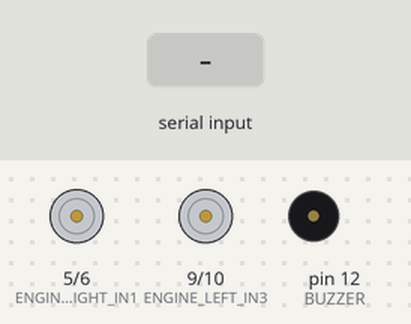
A sketch run on a simulated Arduino Uno, built with avr-gcc and run on an emulated ATmega328P. Parts: motor-driver pin pairs drawn as motors (green arrow = first pin HIGH = forward, orange = second pin HIGH = backward, longer = more drive), buzzer (waves = sounding, pin HIGH). The test bench sets the inputs (shaded band).

Above: at 1.2 s.
1.3 s: "F" received over the second serial link
At 1.6 s:
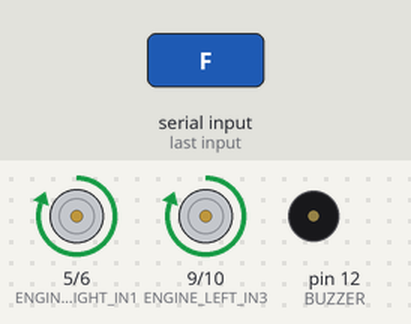
3.3 s: "B" received over the second serial link
At 3.7 s:
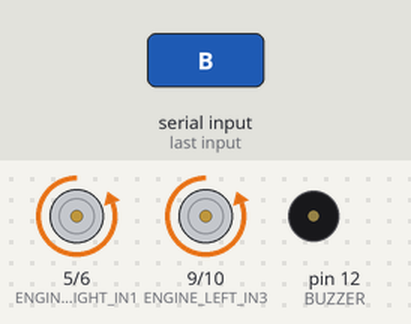
5.3 s: "L" received over the second serial link
At 5.7 s:
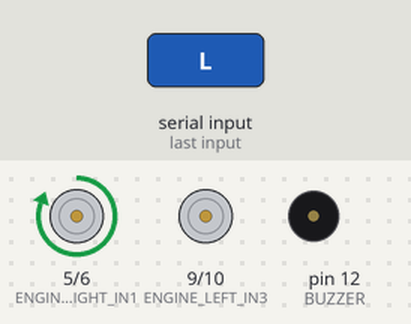
7.3 s: "R" received over the second serial link
At 7.7 s:
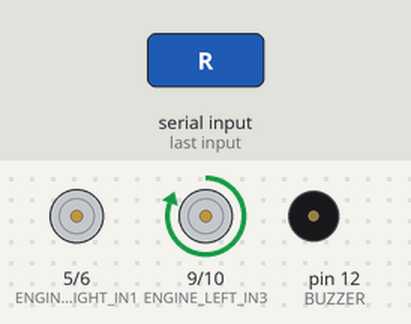
9.3 s: "G" received over the second serial link
At 9.54 s:
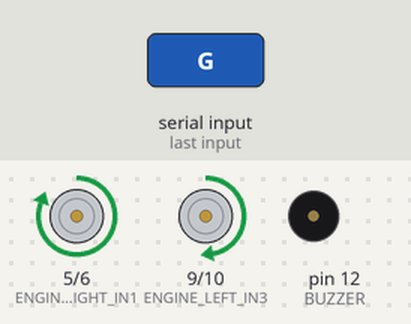
11.2 s: "I" received over the second serial link
At 11.6 s:
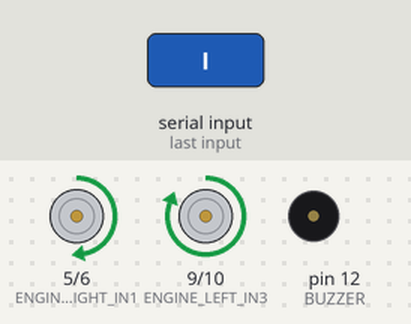
Timing chart, 0 to 14.2 s (numbered marks = the images above; inputs shaded):
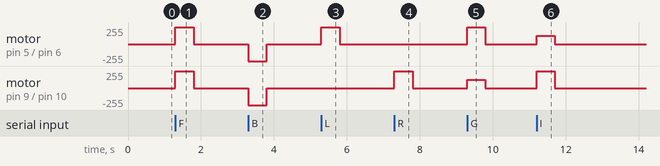

Measured:
- after the input at 1.3 s, motor on pin 5 (ENGINE_RIGHT_IN1) / pin 6 (ENGINE_RIGHT_IN2), motor on pin 9 (ENGINE_LEFT_IN3) / pin 10 (ENGINE_LEFT_IN4): stopped → forward 255/255 at once, → stopped 0.50 s later
- after the input at 3.3 s, motor on pin 5 (ENGINE_RIGHT_IN1) / pin 6 (ENGINE_RIGHT_IN2), motor on pin 9 (ENGINE_LEFT_IN3) / pin 10 (ENGINE_LEFT_IN4): stopped → backward 255/255 at once, → stopped 0.50 s later
- after the input at 5.3 s, motor on pin 5 (ENGINE_RIGHT_IN1) / pin 6 (ENGINE_RIGHT_IN2): stopped → forward 255/255 at once, → stopped 0.50 s later
- after the input at 7.3 s, motor on pin 9 (ENGINE_LEFT_IN3) / pin 10 (ENGINE_LEFT_IN4): stopped → forward 255/255 at once, → stopped 0.50 s later
- after the input at 9.3 s, motor on pin 5 (ENGINE_RIGHT_IN1) / pin 6 (ENGINE_RIGHT_IN2): stopped → forward 255/255 at once, → stopped 0.50 s later; motor on pin 9 (ENGINE_LEFT_IN3) / pin 10 (ENGINE_LEFT_IN4): stopped → forward 127/255 at once, → stopped 0.50 s later
- after the input at 11.2 s, motor on pin 5 (ENGINE_RIGHT_IN1) / pin 6 (ENGINE_RIGHT_IN2): stopped → forward 127/255 at once, → stopped 0.50 s later; motor on pin 9 (ENGINE_LEFT_IN3) / pin 10 (ENGINE_LEFT_IN4): stopped → forward 255/255 at once, → stopped 0.50 s later

The sketch:

carrinho.ino
```cpp
#include "SoftwareSerial.h"

#define ENGINE_RIGHT_IN1 5
#define ENGINE_RIGHT_IN2 6
#define ENGINE_LEFT_IN3 9
#define ENGINE_LEFT_IN4 10

#define BUZZER 12

SoftwareSerial bluetooth(2, 3);  // pinos utilizados pelo TX e RX do módulo Bluetooth

int bluetoothReceivedData;
unsigned long lastReceivedData = 0;
int speed = 255;

void setup() {
  bluetooth.begin(9600);

  pinMode(ENGINE_RIGHT_IN1, OUTPUT);
  pinMode(ENGINE_RIGHT_IN2, OUTPUT);
  pinMode(ENGINE_LEFT_IN3, OUTPUT);
  pinMode(ENGINE_LEFT_IN4, OUTPUT);
  pinMode(BUZZER, OUTPUT);
}

void loop() {
  if (bluetooth.available()) {
    bluetoothReceivedData = bluetooth.read();

    lastReceivedData = millis();

    setSpeed(bluetoothReceivedData);

    switch (bluetoothReceivedData) {
      case 'F':
        goForward();
        break;
      case 'B':
        goBackward();
        break;
      case 'L':
        goLeft();
        break;
      case 'R':
        goRight();
        break;
      case 'G':
        goForwardLeft();
        break;
      case 'I':
        goForwardRight();
        break;
      case 'H':
        goBackwardLeft();
        break;
      case 'J':
        goBackwardRight();
        break;
      case 'S':
        stop();
        break;
      case 'V':
        tone(BUZZER, 500);
        break;
      case 'v':
        noTone(BUZZER);
        break;
    }
  } else {
    if ((millis() - lastReceivedData) > 500) {
      stop();
    }
  }
}
```

funcoes.ino
```cpp
int setSpeed(int command) {
  if (command == '0') {
    speed = 0;
    return;
  }
  if (command == 'q') {
    speed = 255;
    return;
  }

  if (command >= 50 and command <= 57) {
    speed = map(command, 50, 57, 100, 240);
    return;
  }
}

void stop() {
  analogWrite(ENGINE_RIGHT_IN1, 0);
  analogWrite(ENGINE_RIGHT_IN2, 0);
  analogWrite(ENGINE_LEFT_IN3, 0);
  analogWrite(ENGINE_LEFT_IN4, 0);
}

void goForward() {
  analogWrite(ENGINE_RIGHT_IN1, speed);
  analogWrite(ENGINE_RIGHT_IN2, 0);
  analogWrite(ENGINE_LEFT_IN3, speed);
  analogWrite(ENGINE_LEFT_IN4, 0);
}

void goForwardLeft() {
  analogWrite(ENGINE_RIGHT_IN1, speed);
  analogWrite(ENGINE_RIGHT_IN2, 0);
  analogWrite(ENGINE_LEFT_IN3, speed / 2);
  analogWrite(ENGINE_LEFT_IN4, 0);
}

void goForwardRight() {
  analogWrite(ENGINE_RIGHT_IN1, speed / 2);
  analogWrite(ENGINE_RIGHT_IN2, 0);
  analogWrite(ENGINE_LEFT_IN3, speed);
  analogWrite(ENGINE_LEFT_IN4, 0);
}

void goBackward() {
  analogWrite(ENGINE_RIGHT_IN1, 0);
  analogWrite(ENGINE_RIGHT_IN2, speed);
  analogWrite(ENGINE_LEFT_IN3, 0);
  analogWrite(ENGINE_LEFT_IN4, speed);
}

void goBackwardLeft() {
  analogWrite(ENGINE_RIGHT_IN1, 0);
  analogWrite(ENGINE_RIGHT_IN2, speed);
  analogWrite(ENGINE_LEFT_IN3, 0);
  analogWrite(ENGINE_LEFT_IN4, speed / 2);
}

void goBackwardRight() {
  analogWrite(ENGINE_RIGHT_IN1, 0);
  analogWrite(ENGINE_RIGHT_IN2, speed / 2);
  analogWrite(ENGINE_LEFT_IN3, 0);
  analogWrite(ENGINE_LEFT_IN4, speed);
}

void goLeft() {
  analogWrite(ENGINE_RIGHT_IN1, speed);
  analogWrite(ENGINE_RIGHT_IN2, 0);
  analogWrite(ENGINE_LEFT_IN3, 0);
  analogWrite(ENGINE_LEFT_IN4, 0);
}

void goRight() {
  analogWrite(ENGINE_RIGHT_IN1, 0);
  analogWrite(ENGINE_RIGHT_IN2, 0);
  analogWrite(ENGINE_LEFT_IN3, speed);
  analogWrite(ENGINE_LEFT_IN4, 0);
}
```
